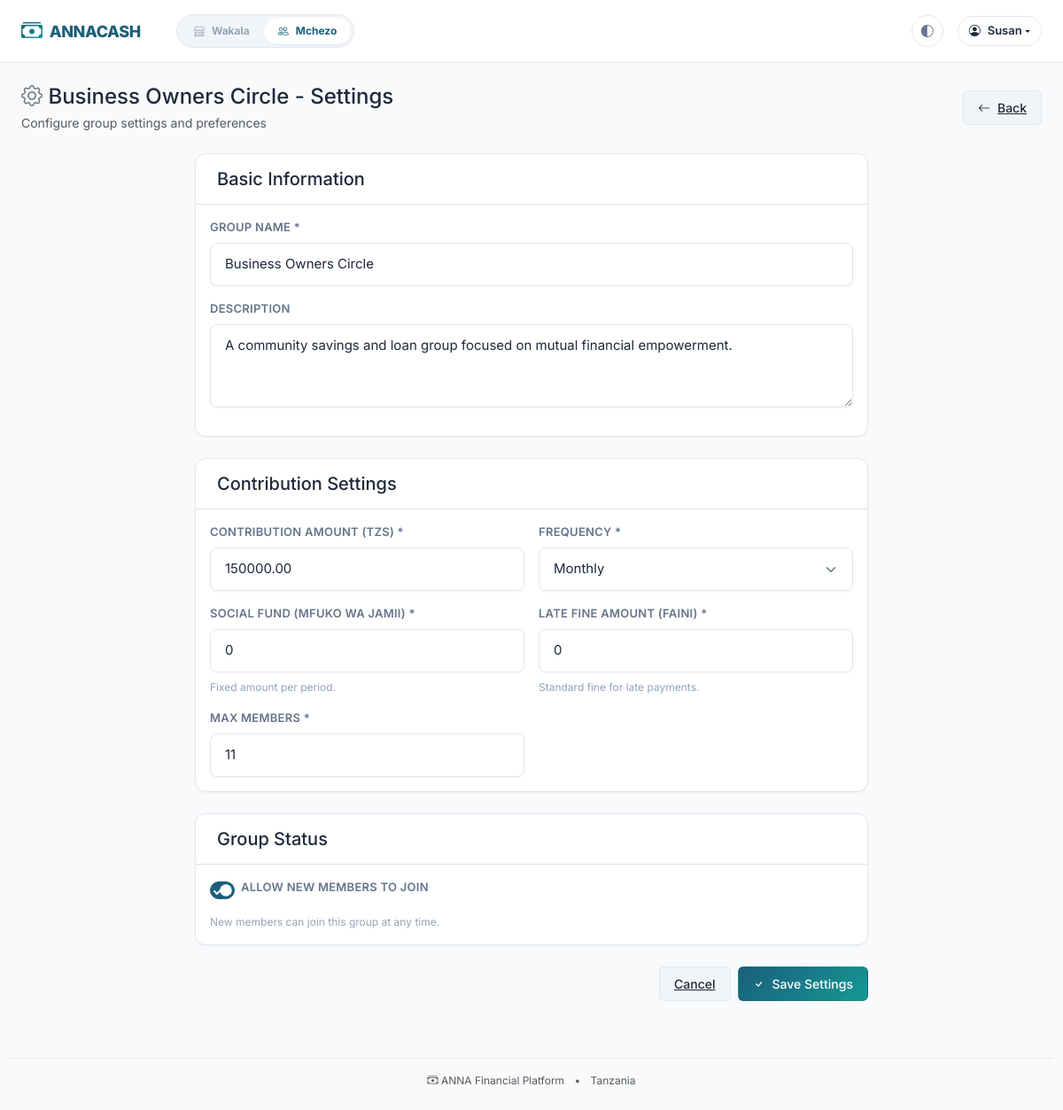
Page /mchezo/9/settings/ (signed in) on the committed database.
### accounts/models.py (models this page shows, shortened)
class User(AbstractBaseUser, PermissionsMixin):
    email = models.EmailField(unique=True)
    phone_number = models.CharField(max_length=20, unique=True, blank=True, null=True)
    first_name = models.CharField(max_length=100)
    last_name = models.CharField(max_length=100)
    is_active = models.BooleanField(default=True)
    is_staff = models.BooleanField(default=False)
    is_superuser = models.BooleanField(default=False)
    date_joined = models.DateTimeField(default=timezone.now)
    last_login = models.DateTimeField(blank=True, null=True)
    profile_image = models.ImageField(upload_to="profiles/", blank=True, null=True)
    bio = models.TextField(blank=True)
    timezone = models.CharField(max_length=50, default="Africa/Nairobi")
    national_id = models.CharField(max_length=20, blank=True, null=True)
    region = models.CharField(max_length=100, blank=True)
    district = models.CharField(max_length=100, blank=True)
    objects = UserManager()
    USERNAME_FIELD = "email"
    REQUIRED_FIELDS = ["first_name", "last_name"]
    class Meta:
        verbose_name = "User"
        verbose_name_plural = "Users"
        ordering = ["-date_joined"]
    def get_full_name(self):
        return f"{self.first_name} {self.last_name}".strip()

### mchezo/models.py (models this page shows, shortened)
class Group(AuditableModel):
    name = models.CharField(max_length=200)
    description = models.TextField(blank=True)
    contribution_amount = models.DecimalField(
        max_digits=15, decimal_places=2, validators=[MinValueValidator(100)]
    )
    social_fund_contribution = models.DecimalField(
        max_digits=15,
        decimal_places=2,
        default=0,
        help_text="Fixed amount for 'Mfuko wa Jamii' per period",
    )
    late_fine_amount = models.DecimalField(
        max_digits=15,
        decimal_places=2,
        default=0,
        help_text="Standard fine for late contributions",
    )
    contribution_frequency = models.CharField(
        max_length=20,
        choices=[
            ("daily", "Daily"),
            ("weekly", "Weekly"),
            ("biweekly", "Bi-weekly"),
            ("monthly", "Monthly"),
        ],
        default="weekly",
    )
    max_members = models.PositiveIntegerField(default=10)
    contribution_day = models.PositiveIntegerField(
        help_text="Day of week (1=Monday, 7=Sunday) or day of month", default=1
    )
    contribution_time = models.TimeField(default=timezone.now)
    is_active = models.BooleanField(default=True)
    is_open = models.BooleanField(default=True, help_text="Allow new members to join")
    payout_order_method = models.CharField(
        max_length=30,
        choices=[
            ("random", "Random"),
            ("fixed", "Fixed (members choose)"),
            ("bidding", "Bidding (highest bidder wins)"),
            ("sequential", "Sequential (first come, first served)"),
        ],
        default="random",
    )
    class Meta:
        verbose_name = "Group"
        verbose_name_plural = "Groups"
        ordering = ["name"]

### mchezo/views.py (the view, shortened to what this page needs)
# urls.py: path("<int:group_id>/settings/", views.mchezo_group_settings, name="settings"),
@login_required
def mchezo_group_settings(request, group_id):
    group = get_object_or_404(Group, pk=group_id)
    if not has_mchezo_role(request.user, group, ["admin"]):
        messages.error(request, "Only admins can access group settings.")
        return redirect("dashboard:mchezo", group_id=group.id)
    return render(
        request,
        "mchezo/group_settings.html",
        {
            "group": group,
            "page_title": f"{group.name} - Settings",
        },
    )

### templates/mchezo/group_settings.html (shortened to what this page needs)
{% extends 'base.html' %}
{% load permissions %}
{% block content %}
<div class="d-flex justify-content-between align-items-center flex-wrap mb-4">
    <div>
        <h4 class="mb-1">
            <i class="bi bi-gear text-secondary"></i> {{ page_title }}
        </h4>
        <p class="text-muted mb-0">Configure group settings and preferences</p>
    </div>
    <div class="d-flex gap-2 mt-3 mt-md-0">
        <a href="{% url 'dashboard:mchezo' group_id=group.id %}" class="anna-btn anna-btn-secondary">
            <i class="bi bi-arrow-left"></i> Back
        </a>
    </div>
</div>
<div class="row justify-content-center">
    <div class="col-md-8">
        <form method="post">
            <div class="anna-card mb-4">
                <div class="anna-card-header px-4 py-3 border-bottom">
                    <h5 class="mb-0">Basic Information</h5>
                </div>
                <div class="anna-card-body">
                    <div class="mb-3">
                        <label class="anna-form-label" for="id_name">Group Name *</label>
                        <input type="text" name="name" id="id_name" class="anna-form-input" value="{{ group.name }}" required>
                    </div>
                    <div class="mb-3">
                        <label class="anna-form-label" for="id_description">Description</label>
                        <textarea name="description" id="id_description" class="anna-form-input" rows="3">{{ group.description }}</textarea>
                    </div>
                </div>
            </div>
            <div class="anna-card mb-4">
                <div class="anna-card-header px-4 py-3 border-bottom">
                    <h5 class="mb-0">Contribution Settings</h5>
                </div>
                <div class="anna-card-body">
                    <div class="row g-3">
                        <div class="col-md-6">
                            <label class="anna-form-label" for="id_contribution_amount">Contribution Amount (TZS) *</label>
                            <input type="number" name="contribution_amount" id="id_contribution_amount" class="anna-form-input" value="{{ group.contribution_amount }}" required min="100">
                        </div>
                        <div class="col-md-6">
                            <label class="anna-form-label" for="id_contribution_frequency">Frequency *</label>
                            <select name="contribution_frequency" id="id_contribution_frequency" class="anna-form-input">
                                <option value="monthly" {% if group.contribution_frequency == 'monthly' %}selected{% endif %}>Monthly</option>
                            </select>
                        </div>
                        <div class="col-md-6">
                            <label class="anna-form-label" for="id_social_fund_contribution">Social Fund (Mfuko wa Jamii) *</label>
                            <input type="number" name="social_fund_contribution" id="id_social_fund_contribution" class="anna-form-input" value="{{ group.social_fund_contribution|default:0 }}" required min="0">
                            <small class="text-muted">Fixed amount per period.</small>
                        </div>
                        <div class="col-md-6">
                            <label class="anna-form-label" for="id_late_fine_amount">Late Fine Amount (Faini) *</label>
                            <input type="number" name="late_fine_amount" id="id_late_fine_amount" class="anna-form-input" value="{{ group.late_fine_amount|default:0 }}" required min="0">
                            <small class="text-muted">Standard fine for late payments.</small>
                        </div>
                        <div class="col-md-6">
                            <label class="anna-form-label" for="id_max_members">Max Members *</label>
                            <input type="number" name="max_members" id="id_max_members" class="anna-form-input" value="{{ group.max_members }}" required min="2" max="100">
                        </div>
                    </div>
                </div>
            </div>
            <div class="anna-card mb-4">
                <div class="anna-card-header px-4 py-3 border-bottom">
                    <h5 class="mb-0">Group Status</h5>
                </div>
                <div class="anna-card-body">
                    <div class="form-check form-switch mb-3">
                        <input type="checkbox" name="is_open" id="id_is_open" class="form-check-input" {% if group.is_open %}checked{% endif %}>
                        <label class="form-check-label" for="id_is_open">
                            Allow new members to join
                        </label>
                    </div>
                    <small class="text-muted">
                        {% if group.is_open %}
                        New members can join this group at any time.
                        {% else %}
                        This group is closed for new members.
                        {% endif %}
                    </small>
                </div>
            </div>
            <div class="d-flex justify-content-end gap-2">
                <a href="{% url 'dashboard:mchezo' group_id=group.id %}" class="anna-btn anna-btn-secondary">
                    Cancel
                </a>
                <button type="submit" class="anna-btn anna-btn-primary">
                    <i class="bi bi-check"></i> Save Settings
                </button>
            </div>
        </form>
    </div>
</div>
{% endblock %}

### templates/base.html (shortened to what this page needs)
<!DOCTYPE html>
<html lang="sw">
<head>
    {% load static %}
    <link href="https://cdn.jsdelivr.net/npm/bootstrap@5.3.0/dist/css/bootstrap.min.css" rel="stylesheet">
    <link href="https://cdn.jsdelivr.net/npm/bootstrap-icons@1.11.0/font/bootstrap-icons.css" rel="stylesheet">
    <link href="{% static 'css/variables.css' %}" rel="stylesheet">
    <link href="{% static 'css/anna.css' %}" rel="stylesheet">
</head>
<body>
    <nav class="navbar navbar-expand-lg anna-navbar">
        <div class="container-fluid px-3 px-lg-4">
            <a class="navbar-brand anna-navbar-brand" href="/">
                <i class="bi bi-cash-stack"></i> ANNACASH
            </a>
            {% if user.is_authenticated %}
            <div class="collapse navbar-collapse" id="navbarNav">
                <div class="anna-app-switcher ms-lg-4 me-auto d-none d-lg-flex">
                    {% if has_wakala_access %}
                    <a href="{% url 'dashboard:app_switcher' %}?app=wakala" class="anna-app-switcher-btn {% if request.path|slice:':8' == '/wakala' or '/wakala/' in request.path %}active{% endif %}">
                        <i class="bi bi-shop"></i> Wakala
                    </a>
                    {% endif %}
                    {% if has_mchezo_access %}
                    <a href="{% url 'dashboard:app_switcher' %}?app=mchezo" class="anna-app-switcher-btn {% if request.path|slice:':7' == '/mchezo' or '/mchezo/' in request.path %}active{% endif %}">
                        <i class="bi bi-people"></i> Mchezo
                    </a>
                    {% endif %}
                </div>
                <div class="d-flex flex-column flex-lg-row align-items-lg-center gap-3 mt-3 mt-lg-0 ms-auto">
                    <button class="theme-toggle d-none d-lg-flex" title="Cycle theme">
                        <i class="bi bi-circle-half"></i>
                    </button>
                    <div class="dropdown d-none d-lg-block">
                        <button class="anna-user-menu-btn dropdown-toggle d-flex align-items-center" type="button" data-bs-toggle="dropdown" aria-expanded="false">
                            <i class="bi bi-person-circle me-2"></i>
                            <span class="d-none d-sm-inline">{{ user.first_name|default:user.email|truncatechars:15 }}</span>
                        </button>
                    </div>
                </div>
            </div>
            {% endif %}
        </div>
    </nav>
    <main class="container-fluid px-3 px-lg-4 py-4">
        {% block content %}{% endblock %}
    </main>
    <footer class="text-center py-4 text-muted" style="font-size: 0.75rem;">
        <div class="container-fluid">
            <hr class="my-3" style="opacity: 0.1;">
            <p class="mb-0">
                <i class="bi bi-cash-stack"></i> ANNA Financial Platform
                <span class="mx-2">•</span>
                Tanzania
            </p>
        </div>
    </footer>
</body>
</html>

### rows in the picture
User: first_name "Susan"
Group: name "Business Owners Circle", description "A community savings and loan group focused on mutual financial empowerment.", contribution_amount "150000.00", contribution_frequency "Monthly", social_fund_contribution "0", late_fine_amount "0", max_members "11", is_open "☑"

### other values in the picture
{{ page_title }} "Business Owners Circle - Settings"
